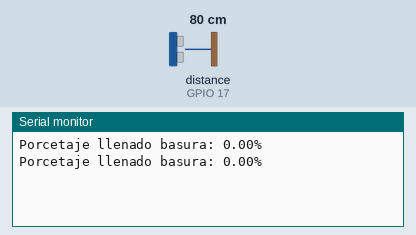
This sketch was run on a simulated ESP32. Shown: the last lines printed to the serial monitor. Wiring (inferred from the names in the program): ultrasonic range finder: trigger GPIO 16; echo GPIO 17. The test bench sets the inputs (shaded band); at power-on: distance to the obstacle (sensor on GPIO 17) 80 cm. The echo pulse lasts 58.3 µs per cm.

Above: at 1.8 s.
1.9 s: distance to the obstacle (sensor on GPIO 17) set to 2 cm
At 2.7 s:
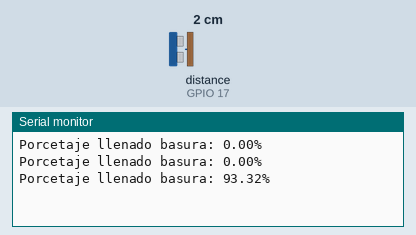
3.4 s: distance to the obstacle (sensor on GPIO 17) set to 4 cm
At 4.8 s:
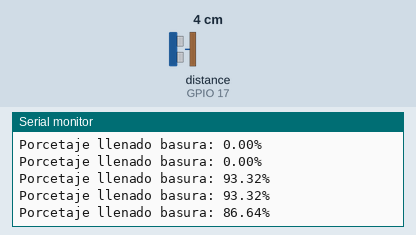
Timing chart, 0 to 6.4 s (numbered marks = the images above; inputs shaded):
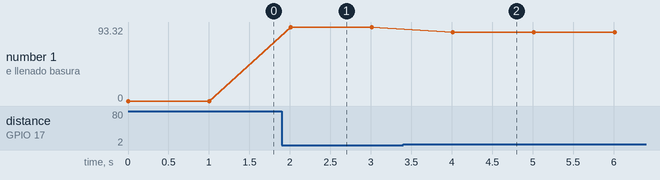

The sketch:

prueba_SesonsrVolumen.ino
```cpp
#include <M5Stack.h>
const double cmTopeBasura =30.0;
const int valorCalibracion=5;

const int EchoPin = 17;
const int TriggerPin = 16;


void setup() {
  Serial.begin(115200);
  pinMode(TriggerPin, OUTPUT);
  pinMode(EchoPin, INPUT);
}
void loop() {
  Serial.print("Porcetaje llenado basura: ");
  Serial.print(distancia(TriggerPin, EchoPin));
  Serial.println("%");
  delay(1000);
  }
double distancia(int TriggerPin, int EchoPin) {
  double duracion, distanciaCm,porcentajeLlenadoBasura;
  digitalWrite(TriggerPin, LOW); //nos aseguramos señal baja
  delayMicroseconds(4);
  digitalWrite(TriggerPin, HIGH); //generamos pulso de 10us
  delayMicroseconds(10);
  digitalWrite(TriggerPin, LOW);
  duracion = pulseIn(EchoPin, HIGH); //medimos el tiempo pulso
  distanciaCm = duracion * 10.0 / 292.0 / 2.0; //convertimos a distancia

  porcentajeLlenadoBasura = 100.0 - ((distanciaCm/cmTopeBasura )*100.0);//conversión a %

  //calibracion
  if(porcentajeLlenadoBasura > (100-valorCalibracion)){
    porcentajeLlenadoBasura=100.0;
  }else if(porcentajeLlenadoBasura < 0){
    porcentajeLlenadoBasura=0.0;
  }
  return porcentajeLlenadoBasura;
}
```

Measured:
- after the input at 1.9 s, the serial monitor: prints a new line after 0.11 s (image 1)
- after the input at 3.4 s, the serial monitor: prints a new line after 0.61 s (image 2)
- plotted number 1: 0 → 93.32 after the input at 1.9 s, 93.32 → 86.64 after the input at 3.4 s
